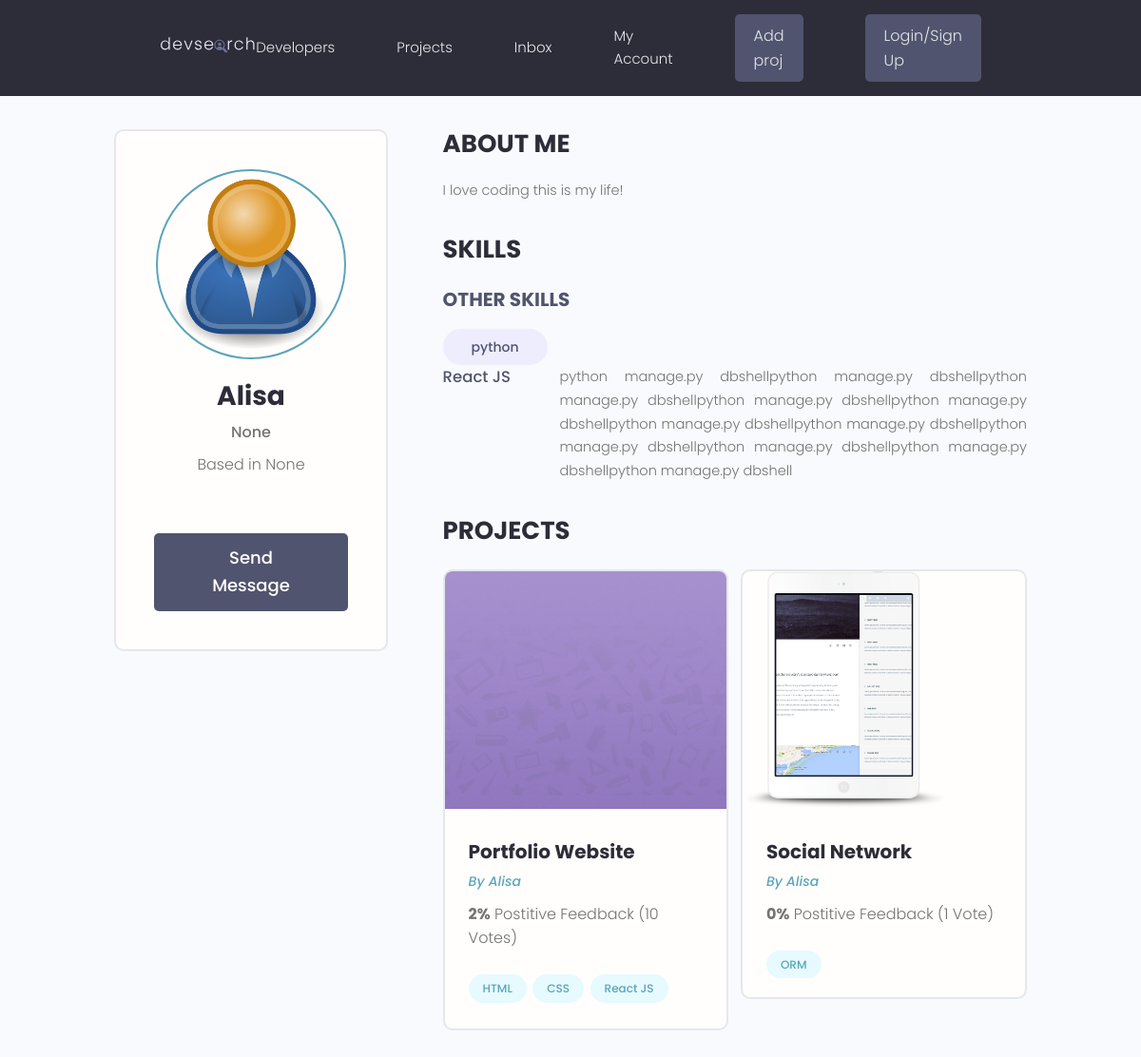
The app's page /profile/7aa4f8fb-cdac-41ab-937f-41cb59d3ab90/, older data.
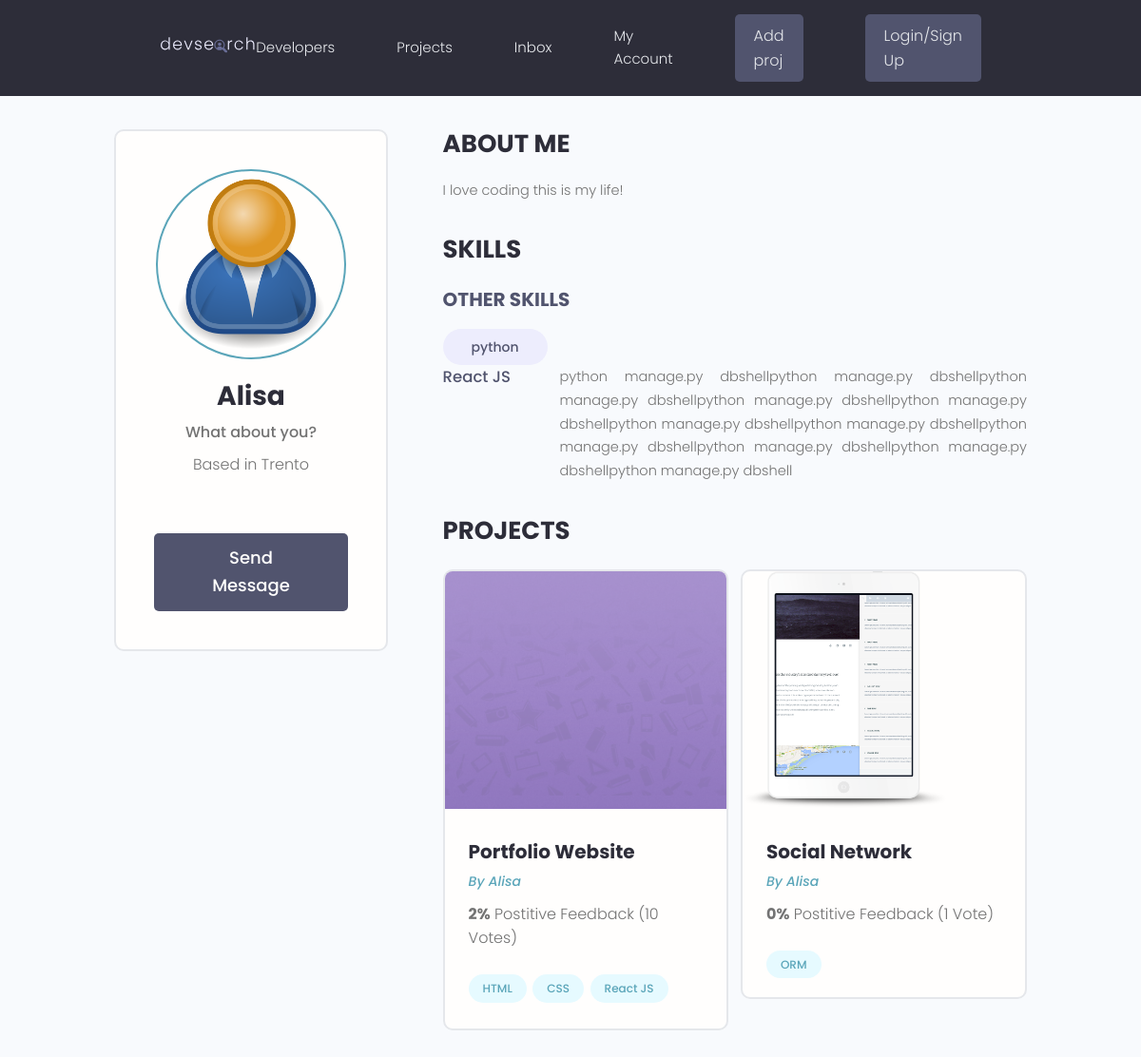
The same page, newer data.
### users/models.py (models this page shows, shortened)
class Profile(models.Model):
    user = models.OneToOneField(User, on_delete=models.CASCADE, null=True, blank=True)
    name = models.CharField(max_length=200, blank=True, null=True)
    email = models.EmailField(max_length=500, blank=True, null=True)
    username = models.CharField(max_length=200, blank=True, null=True)
    short_intro = models.CharField(max_length=200, blank=True, null=True)
    location = models.CharField(max_length=200, blank=True, null=True)
    bio = models.TextField(blank=True, null=True)
    profile_image = models.ImageField(null=True, blank=True, upload_to='profiles/', default='profiles/user-default.png')
    social_github = models.CharField(max_length=200, blank=True, null=True)
    social_linkedin = models.CharField(max_length=200, blank=True, null=True)
    social_twitter = models.CharField(max_length=200, blank=True, null=True)
    social_youtube = models.CharField(max_length=200, blank=True, null=True)
    social_website = models.CharField(max_length=200, blank=True, null=True)
    created = models.DateTimeField(auto_now_add=True)
    id = models.UUIDField(editable=False, default=uuid.uuid4, unique=True, primary_key=True)

### users/views.py (the view)
# urls.py: path('profile/<str:pk>/', views.userProfile, name="user-profile"),
def userProfile(request, pk):
    profile = Profile.objects.get(id=pk)
    context = { 'profile': profile }
    return render(request, 'users/user-profile.html', context)

### projects/models.py (called while the page is built)
    def __str__(self):
        return self.name

### users/models.py (called while the page is built)
    def __str__(self):
        return str(self.name)

### users/templates/users/user-profile.html (shortened to what this page needs)
{% extends 'main.html' %}
{% block content %}
 <main class="profile my-md">
    <div class="container">
      <div class="layout">
        <div class="column column--1of3">
          <div class="card text-center">
            <div class="card__body dev">
              <img class="avatar avatar--xl" src="{{ profile.profile_image.url }}" />
              <h2 class="dev__name">{{profile.name}}</h2>
              <p class="dev__title">{{ profile.short_intro }}</p>
              <p class="dev__location">Based in {{profile.location }}</p>
              <a href="#" class="btn btn--sub btn--lg">Send Message </a>
            </div>
          </div>
        </div>
        <div class="column column--2of3">
          <div class="devInfo">
            <h3 class="devInfo__title">About Me</h3>
            <p class="devInfo__about">{{ profile.bio }}</p>
          </div>
          <div class="devInfo">
            <h3 class="devInfo__title">Skills</h3>
            <div class="devInfo__skills">
                {% for skill in profile.skill_set.all %}
                {% if skill.description %}
                    <div class="devSkill">
                        <h4 class="devSkill__title">{{ skill }}</h4>
                        <p class="devSkill__info">
                            {{ skill.description }}
                        </p>
                    </div>
                {% else %}
                    <h3 class="devInfo__subtitle">Other Skills</h3>
                    <div class="devInfo__otherSkills">
                        <span class="tag tag--pill tag--sub tag--lg">
                        <small>{{ skill }}</small>
                        </span>
                    </div>
                 {% endif %}
              {% endfor %}
            </div>
          </div>
          <div class="devInfo">
            <h3 class="devInfo__title">Projects</h3>
            <div class="grid grid--two">
            {% for project in profile.project_set.all %}
              <div class="column">
                <div class="card project">
                  <a href="{% url 'project' project.id %}" class="project">
                    <img class="project__thumbnail" src="{{ project.featured_image.url }}" alt="project thumbnail" />
                    <div class="card__body">
                      <h3 class="project__title">{{project.title}}</h3>
                      <p><a class="project__author" href="profile.html">By {{profile.name}}</a></p>
                      <p class="project--rating">
                        <span style="font-weight: bold;">{{project.vote_ratio}}%</span> Postitive
                        Feedback ({{ project.vote_total }} Vote{{project.vote_total|pluralize:"s"}})
                      </p>
                      <div class="project__tags">
                        {% for tag in project.tags.all %}
                        <span class="tag tag--pill tag--main">
                          <small>{{tag}}</small>
                        </span>
                        {% endfor %}
                      </div>
                    </div>
                  </a>
                </div>
              </div>
              {% endfor %}
            </div>
          </div>
        </div>
      </div>
    </div>
  </main>
{% endblock %}

Row changes from the older to the newer data that the page shows:
changed Profile "Alisa": short_intro "None" → "What about you?"; location "None" → "Trento"
